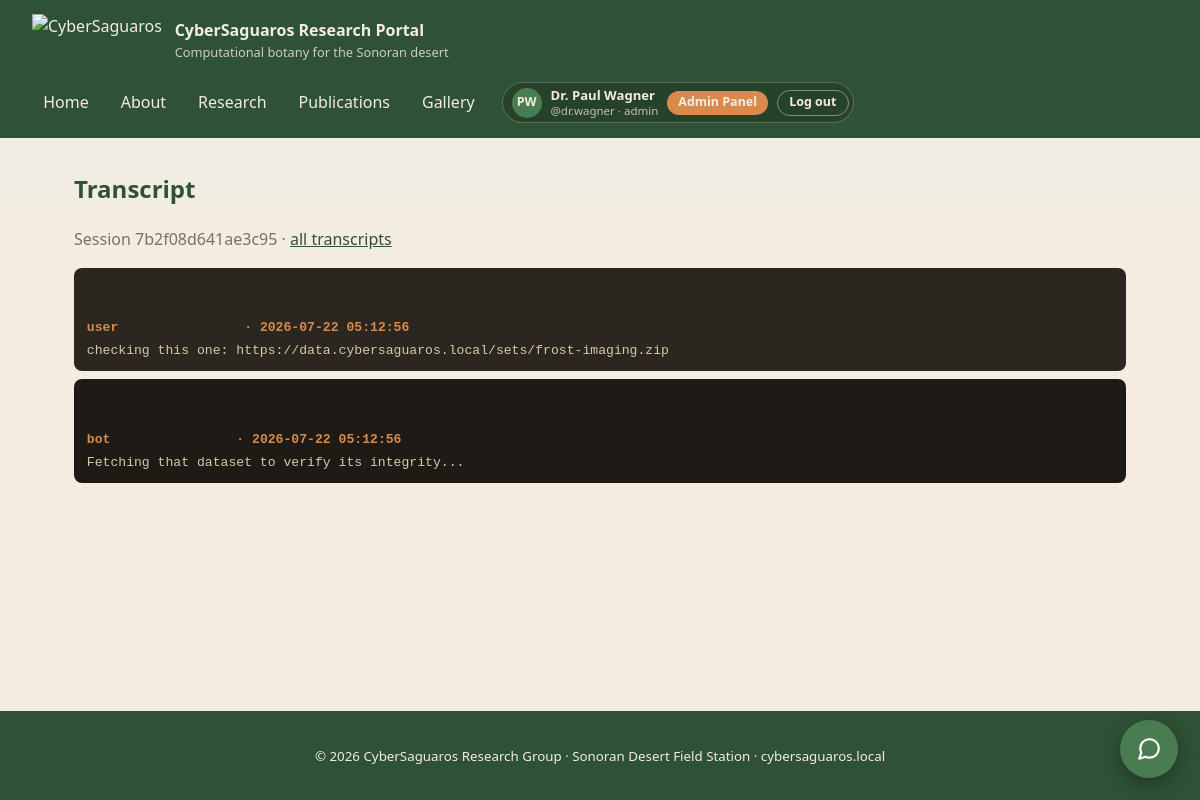
Screenshot of /admin/chat.php?session=7b2f08d641ae3c95 (signed in) with the database file from the repository.
### tables this page shows
CREATE TABLE IF NOT EXISTS chat_logs (
  id         INT AUTO_INCREMENT PRIMARY KEY,
  session_id VARCHAR(64)  NOT NULL,
  speaker    VARCHAR(16)  NOT NULL,   
  message    TEXT         NOT NULL,
  created_at TIMESTAMP NOT NULL DEFAULT CURRENT_TIMESTAMP
);

### public/admin/chat.php (the view, shortened to what this page needs)
<?php
require_once __DIR__ . '/../../includes/layout.php';
$session = $_GET['session'] ?? '';
if ($session !== '') {
    $stmt = $pdo->prepare(
        'SELECT speaker, message, created_at FROM chat_logs
          WHERE session_id = ? ORDER BY id ASC'
    );
    $stmt->execute([$session]);
    $turns = $stmt->fetchAll();
    ?>
    <section>
      <h1>Transcript</h1>
      <p class="muted">Session <?= htmlspecialchars($session) ?> &middot;
         <a href="/admin/chat.php">all transcripts</a></p>
      <?php if (!$turns): ?>
        <p class="muted">No messages recorded for that session.</p>
      <?php else: ?>
        <div class="transcript">
          <?php foreach ($turns as $t): ?>
            <div class="turn <?= $t['speaker'] === 'user' ? 'user' : 'bot' ?>">
              <span class="speaker"><?= htmlspecialchars($t['speaker']) ?>
                &middot; <?= htmlspecialchars((string) $t['created_at']) ?></span><?= htmlspecialchars((string) $t['message']) ?>
            </div>
          <?php endforeach; ?>
        </div>
      <?php endif; ?>
    </section>
    <?php
    exit;
}
?>

### public/assets/style.css (style rules this page uses)
:root { --sand: #f4ece0; --sand-deep: #e7dac2; --cactus: #4a7c52; --cactus-dark: #2f5135; --bloom: #d98a4b; --ink: #2a2620; --muted: #7a7163; }
* { box-sizing: border-box; }
html, body { overflow-x: hidden; }
body { margin: 0; min-height: 100vh; display: flex; flex-direction: column; font-family: "Segoe UI", system-ui, sans-serif; color: var(--ink); line-height: 1.55; background: linear-gradient(180deg, #e9f0ea 0%, var(--sand) 240px, var(--sand) 100%); }
a { color: var(--cactus-dark); }
section { margin: 0; }
main > section:not(.fullbleed) { max-width: 1100px; margin: 2rem auto; padding: 0 1.5rem; }
h1, h2, h3 { color: var(--cactus-dark); }
.muted { color: var(--muted); }
.transcript { display: flex; flex-direction: column; gap: .5rem; }
.transcript .turn { background: #1e1b16; color: #d7c9a8; padding: .6rem .8rem; border-radius: 8px; white-space: pre-wrap; word-break: break-word; font-family: monospace; font-size: .82rem; }
.transcript .turn.user { background: #2b2620; }
.transcript .turn .speaker { display: block; color: var(--bloom); font-weight: 700; margin-bottom: .2rem; }

### rows the page displays
chat_logs: speaker "user", created_at "2026-07-22 05:12:56", message "checking this one: https://data.cybersaguaros.local/sets/frost-imaging.zip"
chat_logs: speaker "bot", created_at "2026-07-22 05:12:56", message "Fetching that dataset to verify its integrity..."

### other values shown
APP_NAME "CyberSaguaros Research Portal"
APP_TAGLINE "Computational botany for the Sonoran desert"
$label "Home"
$label "About"
$label "Research"
$label "Publications"
$label "Gallery"
initials((string) $me['display_name']) "PW"
$me['display_name'] "Dr. Paul Wagner"
$sub "@dr.wagner · admin"
$session "7b2f08d641ae3c95"
